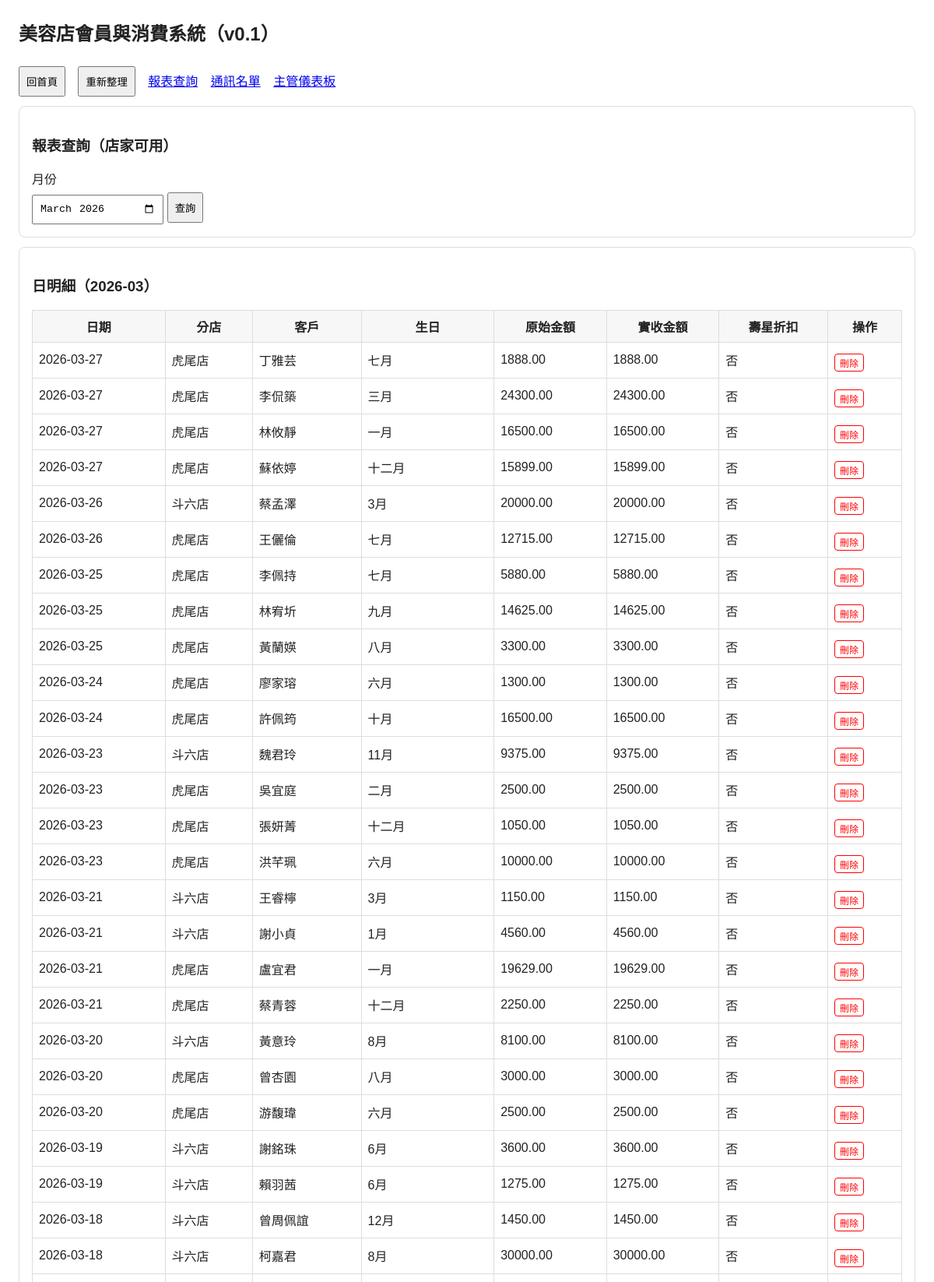
Screenshot of /report (upper part) with the database file from the repository.
### tables this page shows
CREATE TABLE transactions (
            id INTEGER PRIMARY KEY AUTOINCREMENT,
            customer_id INTEGER NOT NULL,
            store_id TEXT NOT NULL,
            txn_date TEXT NOT NULL,
            month_key TEXT NOT NULL,
            amount REAL NOT NULL,
            birthday_discount_applied INTEGER NOT NULL DEFAULT 0,
            final_amount REAL NOT NULL,
            created_at TEXT NOT NULL, cashback REAL NOT NULL DEFAULT 0,
            FOREIGN KEY(customer_id) REFERENCES customers(id),
            FOREIGN KEY(store_id) REFERENCES stores(id)
        );

CREATE TABLE stores (
            id TEXT PRIMARY KEY,
            name TEXT NOT NULL
        );

CREATE TABLE customers (
            id INTEGER PRIMARY KEY AUTOINCREMENT,
            name TEXT NOT NULL,
            birthday TEXT NOT NULL,
            created_at TEXT NOT NULL, phone TEXT DEFAULT "",
            UNIQUE(name, birthday)
        );

### app.py (the view)
@app.route("/report")
def report():
    db = get_db()
    month = request.args.get("month", date.today().strftime("%Y-%m"))
    detail_rows = db.execute(
        """
        SELECT t.id, t.txn_date, s.name AS store_name, c.name AS customer_name, c.birthday,
               t.amount, t.final_amount, t.birthday_discount_applied
        FROM transactions t
        JOIN customers c ON c.id = t.customer_id
        JOIN stores s ON s.id = t.store_id
        WHERE t.month_key = ?
        ORDER BY t.txn_date DESC, s.name ASC, c.name ASC
        """,
        (month,),
    ).fetchall()
    monthly_by_customer = db.execute(
        """
        SELECT s.name AS store_name, c.name AS customer_name, c.birthday,
               SUM(t.final_amount) AS month_total
        FROM transactions t
        JOIN customers c ON c.id = t.customer_id
        JOIN stores s ON s.id = t.store_id
        WHERE t.month_key = ?
        GROUP BY s.name, c.name, c.birthday
        ORDER BY s.name, month_total DESC
        """,
        (month,),
    ).fetchall()
    year = month[:4]
    yearly_by_customer = db.execute(
        """
        SELECT s.name AS store_name, c.name AS customer_name, c.birthday,
               SUM(t.final_amount) AS year_total
        FROM transactions t
        JOIN customers c ON c.id = t.customer_id
        JOIN stores s ON s.id = t.store_id
        WHERE substr(t.txn_date,1,4) = ?
        GROUP BY s.name, c.name, c.birthday
        ORDER BY s.name, year_total DESC
        """,
        (year,),
    ).fetchall()
    return render_template(
        "report.html",
        month=month,
        detail_rows=detail_rows,
        monthly_by_customer=monthly_by_customer,
        yearly_by_customer=yearly_by_customer,
    )

### app.py (called while the page is built)
def get_db() -> sqlite3.Connection:
    if "db" not in g:
        conn = sqlite3.connect(DB_PATH)
        conn.row_factory = sqlite3.Row
        g.db = conn
    return g.db

### templates/report.html (shortened to what this page needs)
{% extends 'base.html' %}
{% block content %}
<div class="card">
  <h3>報表查詢（店家可用）</h3>
  <form method="get">
    <label>月份</label>
    <input type="month" name="month" value="{{ month }}">
    <button type="submit">查詢</button>
  </form>
</div>
<div class="card">
  <h3>日明細（{{ month }}）</h3>
  <table>
    <tr><th>日期</th><th>分店</th><th>客戶</th><th>生日</th><th>原始金額</th><th>實收金額</th><th>壽星折扣</th><th>操作</th></tr>
    {% for r in detail_rows %}
    <tr>
      <td>{{ r.txn_date }}</td><td>{{ r.store_name }}</td><td>{{ r.customer_name }}</td><td>{{ r.birthday }}</td>
      <td>{{ '%.2f'|format(r.amount) }}</td><td>{{ '%.2f'|format(r.final_amount) }}</td>
      <td>{{ '是' if r.birthday_discount_applied else '否' }}</td>
      <td>
        <button type="button" onclick="deleteTxn({{ r.id }})" style="color: red; border: 1px solid red; background: none; border-radius: 4px; padding: 2px 6px; font-size: 12px; cursor: pointer;">刪除</button>
      </td>
    </tr>
    {% endfor %}
  </table>
</div>
{% endblock %}

### templates/base.html (shortened to what this page needs)
<!doctype html>
<html lang="zh-Hant">
<head>
</head>
<body>
  <h2>美容店會員與消費系統（v0.1）</h2>
  <nav>
    <a href="/" style="text-decoration: none;"><button type="button" style="cursor:pointer;">回首頁</button></a>
    <button type="button" onclick="location.reload()" style="cursor:pointer; margin-right: 12px;">重新整理</button>
    <a href="/report">報表查詢</a>
    <a href="/contacts">通訊名單</a>
    <a href="/manager">主管儀表板</a>
  </nav>
  {% block content %}{% endblock %}
</body>
</html>

### templates/base.html (style rules this page uses)
body { font-family: Arial, sans-serif; margin: 24px; color: #222; }
nav a { margin-right: 12px; }
.card { border: 1px solid #ddd; border-radius: 8px; padding: 16px; margin: 12px 0; }
label { display:block; margin-top: 10px; }
input, select, button { padding: 8px; margin-top: 6px; }
table { border-collapse: collapse; width: 100%; margin-top: 10px; }
th, td { border: 1px solid #ddd; padding: 8px; }
th { background: #f7f7f7; }

### rows the page displays
transactions: txn_date "2026-03-27", store_name "虎尾店", customer_name "丁雅芸", birthday "七月", amount "1888.00", final_amount "1888.00", birthday_discount_applied "否"
transactions: txn_date "2026-03-27", store_name "虎尾店", customer_name "李侃築", birthday "三月", amount "24300.00", final_amount "24300.00", birthday_discount_applied "否"
transactions: txn_date "2026-03-27", store_name "虎尾店", customer_name "林攸靜", birthday "一月", amount "16500.00", final_amount "16500.00", birthday_discount_applied "否"
transactions: txn_date "2026-03-27", store_name "虎尾店", customer_name "蘇依婷", birthday "十二月", amount "15899.00", final_amount "15899.00", birthday_discount_applied "否"
transactions: txn_date "2026-03-26", store_name "斗六店", customer_name "蔡孟澤", birthday "3月", amount "20000.00", final_amount "20000.00", birthday_discount_applied "否"
transactions: txn_date "2026-03-26", store_name "虎尾店", customer_name "王儷倫", birthday "七月", amount "12715.00", final_amount "12715.00", birthday_discount_applied "否"
transactions: txn_date "2026-03-25", store_name "虎尾店", customer_name "李佩持", birthday "七月", amount "5880.00", final_amount "5880.00", birthday_discount_applied "否"
transactions: txn_date "2026-03-25", store_name "虎尾店", customer_name "林宥圻", birthday "九月", amount "14625.00", final_amount "14625.00", birthday_discount_applied "否"
transactions: txn_date "2026-03-25", store_name "虎尾店", customer_name "黃蘭媖", birthday "八月", amount "3300.00", final_amount "3300.00", birthday_discount_applied "否"
transactions: txn_date "2026-03-24", store_name "虎尾店", customer_name "廖家瑢", birthday "六月", amount "1300.00", final_amount "1300.00", birthday_discount_applied "否"
transactions: txn_date "2026-03-24", store_name "虎尾店", customer_name "許佩筠", birthday "十月", amount "16500.00", final_amount "16500.00", birthday_discount_applied "否"
transactions: txn_date "2026-03-23", store_name "斗六店", customer_name "魏君玲", birthday "11月", amount "9375.00", final_amount "9375.00", birthday_discount_applied "否"
transactions: txn_date "2026-03-23", store_name "虎尾店", customer_name "吳宜庭", birthday "二月", amount "2500.00", final_amount "2500.00", birthday_discount_applied "否"
transactions: txn_date "2026-03-23", store_name "虎尾店", customer_name "張妍菁", birthday "十二月", amount "1050.00", final_amount "1050.00", birthday_discount_applied "否"
transactions: txn_date "2026-03-23", store_name "虎尾店", customer_name "洪芊珮", birthday "六月", amount "10000.00", final_amount "10000.00", birthday_discount_applied "否"
transactions: txn_date "2026-03-21", store_name "斗六店", customer_name "王睿檸", birthday "3月", amount "1150.00", final_amount "1150.00", birthday_discount_applied "否"
transactions: txn_date "2026-03-21", store_name "斗六店", customer_name "謝小貞", birthday "1月", amount "4560.00", final_amount "4560.00", birthday_discount_applied "否"
transactions: txn_date "2026-03-21", store_name "虎尾店", customer_name "盧宜君", birthday "一月", amount "19629.00", final_amount "19629.00", birthday_discount_applied "否"
transactions: txn_date "2026-03-21", store_name "虎尾店", customer_name "蔡青蓉", birthday "十二月", amount "2250.00", final_amount "2250.00", birthday_discount_applied "否"
transactions: txn_date "2026-03-20", store_name "斗六店", customer_name "黃意玲", birthday "8月", amount "8100.00", final_amount "8100.00", birthday_discount_applied "否"
transactions: txn_date "2026-03-20", store_name "虎尾店", customer_name "曾杏園", birthday "八月", amount "3000.00", final_amount "3000.00", birthday_discount_applied "否"
transactions: txn_date "2026-03-20", store_name "虎尾店", customer_name "游馥瑋", birthday "六月", amount "2500.00", final_amount "2500.00", birthday_discount_applied "否"
transactions: txn_date "2026-03-19", store_name "斗六店", customer_name "謝銘珠", birthday "6月", amount "3600.00", final_amount "3600.00", birthday_discount_applied "否"
transactions: txn_date "2026-03-19", store_name "斗六店", customer_name "賴羽茜", birthday "6月", amount "1275.00", final_amount "1275.00", birthday_discount_applied "否"
transactions: txn_date "2026-03-18", store_name "斗六店", customer_name "曾周佩誼", birthday "12月", amount "1450.00", final_amount "1450.00", birthday_discount_applied "否"
transactions: txn_date "2026-03-18", store_name "斗六店", customer_name "柯嘉君", birthday "8月", amount "30000.00", final_amount "30000.00", birthday_discount_applied "否"

### other values shown
{{ month }} "2026-03"
